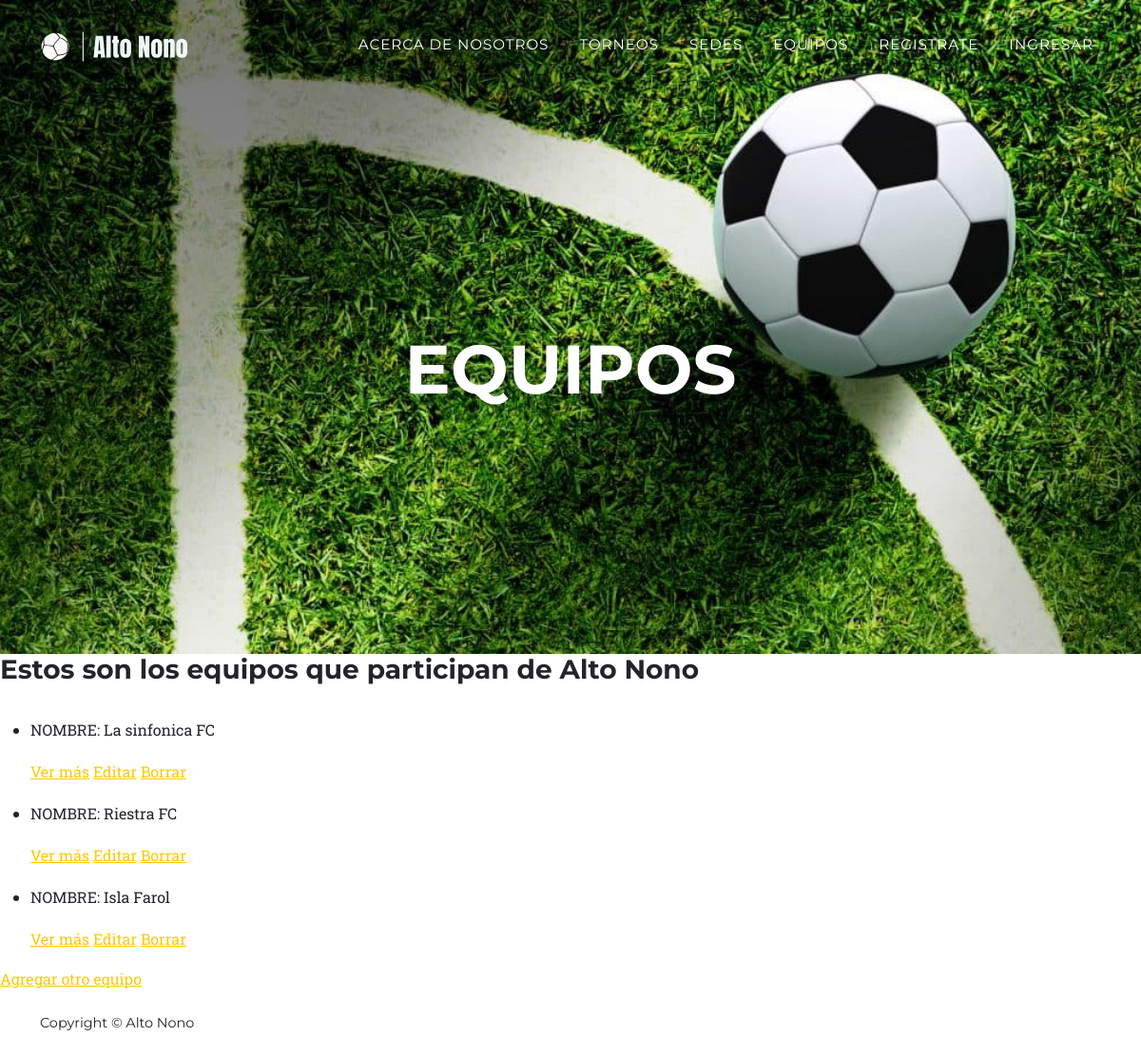
The app's page /AppTorneo/equipo/list with its own data.
### AppTorneo/models.py (models this page shows, shortened)
class Equipo (models.Model):
    nombre = models.CharField(max_length=40)
    localidad = models.CharField(max_length=40)
    torneo = models.CharField(max_length=40)

### AppTorneo/views.py (the view)
# urls.py: path('equipo/list', views.EquipoList.as_view(), name='EquipoList'),
class EquipoList(ListView):
    model=Equipo
    template_name="AppTorneo/equipos_list.html"

### AppTorneo/templates/AppTorneo/equipos_list.html
{% extends "AppTorneo/padre.html" %}
{% load static %}
{%block titulo%}
    <div class="masthead-subheading"></div><br><br>
    <div class="masthead-heading text-uppercase">EQUIPOS</div>
{%endblock%}
{% block contenidoVariable %}
      <h3>Estos son los equipos que participan de Alto Nono</h3> <br>
          <ul>
            {% for equipo in object_list %}
            <li>
              <p>NOMBRE: {{ equipo.nombre}}</p>
              <p>
              <a href="{% url 'EquipoDetail' equipo.id %}">Ver más</a>
              <a href="{% url 'EquipoEdit' equipo.id %}">Editar</a>
              <a href="{% url 'EquipoDelete' equipo.id %}">Borrar</a>
            </p>
            </li>
            {% endfor %}
          </ul>
          <a href = "{% url 'EquipoNew' %}">Agregar otro equipo</a>
{% endblock %}

### records on screen
Equipo: nombre "La sinfonica FC"
Equipo: nombre "Riestra FC"
Equipo: nombre "Isla Farol"
